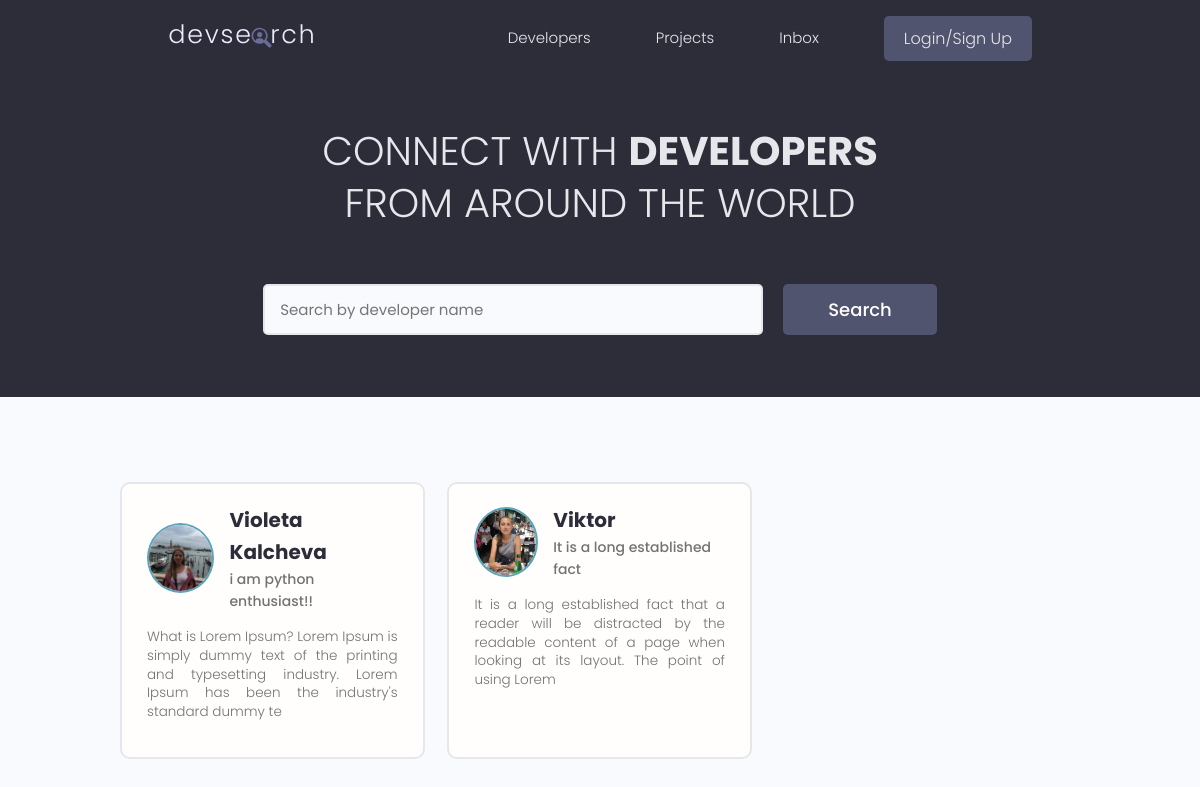
/users/, run on the app's committed database.
### users/models.py (models this page shows, shortened)
class Profile(models.Model):
    user = models.OneToOneField(User, on_delete=models.CASCADE)
    name = models.CharField(max_length=200,null=True, blank=True)
    username = models.CharField(max_length=200,null=True, blank=True)
    location = models.CharField(max_length=200, null=True, blank=True)
    short_intro = models.CharField(max_length=200, blank=True, null=True)
    bio = models.TextField(blank=True, null=True)
    profile_image = models.ImageField(null=True, blank=True, upload_to='profiles/', default='profiles/default.jpg')
    email = models.EmailField(max_length=500, null=True, blank=True)
    social_github = models.CharField(max_length=200, blank=True, null=True)
    social_twitter = models.CharField(max_length=200, blank=True, null=True)
    social_linkedin = models.CharField(max_length=200, blank=True, null=True)
    social_youtube = models.CharField(max_length=200, blank=True, null=True)
    social_website = models.CharField(max_length=200, blank=True, null=True)
    created = models.DateTimeField(auto_now_add=True)
    id = models.UUIDField(default=uuid.uuid4, unique=True, primary_key=True, editable=False)

### users/views.py (the view)
# urls.py: path("", views.profiles, name="profiles"),
def profiles(request):
    profiles = Profile.objects.all()
    context = {
        'profiles': profiles
    }
    return render(request, 'users/profiles.html', context)

### users/templates/users/profiles.html (shortened to what this page needs)
{% extends 'main.html' %}
{% block content %}
    <main class="home">
        <section class="hero-section text-center">
            <div class="container container--narrow">
                <div class="hero-section__box">
                    <h2>CONNECT WITH <span>DEVELOPERS</span></h2>
                    <h2>FROM AROUND THE WORLD</h2>
                </div>
                <div class="hero-section__search">
                    <form class="form" action="#" method="get">
                        <div class="form__field">
                            <input class="input input--text" id="formInput#search" type="text" name="text"
                                   placeholder="Search by developer name"/>
                        </div>
                        <input class="btn btn--sub btn--lg" type="submit" value="Search"/>
                    </form>
                </div>
            </div>
        </section>
        <section class="devlist">
            <div class="container">
                <div class="grid grid--three">
                    {% for profile in profiles %}
                    <div class="column card">
                        <div class="dev">
                            <a href="{% url 'user-profile' profile.id %}" class="card__body">
                                <div class="dev__profile">
                                    <img class="avatar avatar--md"
                                         src="{{ profile.profile_image.url }}" alt="image"/>
                                    <div class="dev__meta">
                                        <h3>{{ profile.name }}</h3>
                                        <h5>{{ profile.short_intro|slice:"60" }}</h5>
                                    </div>
                                </div>
                                <p class="dev__info">
                                    {{ profile.bio|slice:"150" }}
                                </p>
                             </a>
                            </div>
                        </div>
                        {% endfor %}
                </div>
            </div>
        </section>
    </main>
{% endblock %}

### static/styles/app.css (style rules this page uses)
:root { --color-sub: #2d2d39; }
.btn--sub { background-color: var(--color-sub-light); }
.card { border: 2px solid var(--color-light); }
img { width: 100%; }
.hero-section { height: 40vh; display: flex; align-items: center; background-color: var(--color-sub); }
.hero-section__box { margin-bottom: 4rem; }
.hero-section__box > h2, .hero-section__box > h2 > span { font-size: 4rem; color: var(--color-light); line-height: 1.3; text-transform: uppercase; }
.hero-section__box > h2 { font-weight: 300; }
.hero-section__box > h2 > span { font-weight: 700; }
.hero-section__search > .form { display: flex; align-items: center; justify-content: center; gap: 2rem; }
.hero-section__search > .form input.input--text { width: 50rem; }
.devlist { margin-top: 8rem; }
.devlist .grid { align-items: stretch; }
.devlist .dev .dev__profile { display: flex; align-items: center; gap: 1.5rem; }
.devlist .dev .dev__meta h3 { color: var(--color-sub); font-size: 2rem; font-weight: 700; }
.devlist .dev .dev__meta h5 { color: var(--color-text); font-size: 1.4rem; font-weight: 500; }
.devlist .dev .dev__info { margin: 1.5rem 0; font-size: 1.35rem; line-height: 1.4; text-align: justify; }

### static/uikit/styles/modules/_variables.css (style rules this page uses)
:root { --color-main: #5aa5b9; --color-main-light: #e6faff; --color-sub: #3f4156; --color-sub-light: #51546e; --color-sub-lighter: #ededfd; --color-text: #737373; --color-gray: #8b8b8b; --color-light: #e5e7eb; --color-light-gray: #767676; --color-bg: #f8fafd; --color-white: #fffefd; --color-white-light: #f3f3f3; --color-success: #359e64; --color-success-bg: #def8e8; --color-error: #fc4b0b; --color-error-bg: #fff2ee; --font-base: 'Poppins', arial, helvetica, 'Segoe UI', roboto, ubuntu, sans-serif; --font-monospace: 'Fira Code', 'Courier New', courier, monospace; --font-regular: 300; --font-medium: 500; --font-bold: 700; --generic-shadow: 1px 1px 5px #00000010; --generic-transition: all 0.3s ease-in-out; }

### static/uikit/styles/modules/_base.css (style rules this page uses)
* { margin: 0; padding: 0; box-sizing: border-box; text-rendering: optimizeLegibility; color: inherit; font-size: inherit; }
html { font-size: 50%; }
@media only screen and (min-width: 480px) { html { font-size: 56.25%; } }
@media only screen and (min-width: 1200px) { html { font-size: 62.5%; } }
body { line-height: 1.6; font-weight: 400; font-size: 1.5rem; color: var(--color-text); background-color: var(--color-bg); min-height: 100vh; }

### static/uikit/styles/modules/_typography.css (style rules this page uses)
* { font-family: var(--font-base); }
h2 { font-size: 3.6rem; font-weight: var(--font-bold); }
h3 { font-size: 3.2rem; font-weight: var(--font-medium); }
h5 { font-size: 2.4rem; font-weight: var(--font-medium); }
h5, h6 { font-weight: var(--font-regular); }
p, span, strong { font-size: 1.6rem; color: var(--color-text); font-weight: var(--font-regular); }
a { padding-bottom: 2px; text-decoration: none; display: inline-block; color: var(--color-main); font-weight: var(--font-medium); }

### static/uikit/styles/modules/_utilities.css (style rules this page uses)
.container { width: 92%; max-width: 165rem; margin: 0 auto; box-sizing: border-box; }
.container--narrow { width: 92%; max-width: 120rem; }
@media screen and (min-width: 1000px) { .container { width: 90%; } }
@media screen and (min-width: 1000px) { .container--narrow { width: 85%; } }
@media screen and (min-width: 1200px) { .container { width: 80%; } }
@media screen and (min-width: 1200px) { .container--narrow { width: 72%; } }
.text-center { text-align: center; }

### static/uikit/styles/modules/_avatar.css (style rules this page uses)
.avatar { border-radius: 50%; border: 2px solid var(--color-main); object-fit: cover; }
.avatar--md { height: 7rem; width: 7rem; }

### static/uikit/styles/modules/_button.css (style rules this page uses)
.btn { display: inline-block; position: relative; cursor: pointer; background-color: var(--color-light); font-weight: var(--font-medium); color: var(--color-sub); text-decoration: none; padding: 1rem 2rem; border-radius: 0.5rem; border: none; width: -webkit-fit-content; width: -moz-fit-content; width: fit-content; height: -webkit-fit-content; height: -moz-fit-content; height: fit-content; font-size: 1.6rem; outline-width: 0; outline-color: transparent; -webkit-backface-visibility: hidden; backface-visibility: hidden; transition: all 0.3s ease-in-out; }
.btn--sub { background-color: var(--color-sub); color: var(--color-white); }
.btn--lg { font-size: 1.8rem; padding: 1.2rem 4.5rem; }

### static/uikit/styles/modules/_card.css (style rules this page uses)
.card { border-radius: 1rem; background-color: var(--color-white); border: 1.5px solid var(--color-light); width: auto; height: auto; margin-top: 0.5rem; margin-bottom: 0.5rem; overflow: hidden; }
.card__body, .card__header { padding: 2rem 2.5rem; }

### data on the page
Profile: profile_image (picture), name "Violeta Kalcheva", short_intro "i am python enthusiast!!", bio "What is Lorem Ipsum? Lorem Ipsum is simply dummy text of the printing and typesetting industry. Lorem Ipsum has been the industry's standard dummy te"
Profile: profile_image (picture), name "Viktor", short_intro "It is a long established fact", bio "It is a long established fact that a reader will be distracted by the readable content of a page when looking at its layout. The point of using Lorem"
